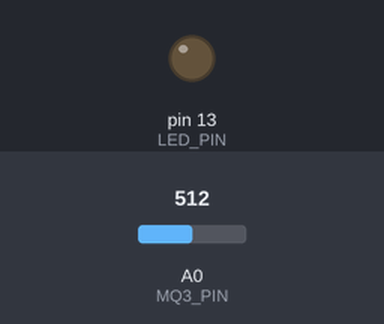
Simulated run of this sketch. Board: Arduino Uno, built with avr-gcc and run on an emulated ATmega328P. On the bench: output pins drawn as LEDs (lit = HIGH). The test bench sets the inputs (shaded band); at power-on: A0 (MQ3_PIN) = 512. What the sketch prints to the serial monitor is not drawn.

Above: at 0.05 s.
Timing chart, 0 to 3.0 s (numbered marks = the images above):
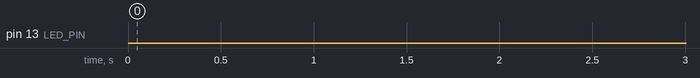

The sketch:

MQ3_testing_csv.ino
```cpp
/*
 * Contactless Breathalyser - Phase Sampler
 * Phases: 0=Baseline, 1=Alcohol Present, 2=Cooldown
 * Sends CSV rows over Serial: timestamp_ms, raw_adc, voltage, phase
 */

const int MQ3_PIN     = A0;
const int LED_PIN     = 13;   // built-in LED blinks during sampling
const int SAMPLE_INTERVAL_MS = 100;  // sample every 100ms

// Phase durations (ms) — adjust as needed
const unsigned long WARMUP_MS   = 20000UL;  // 20s sensor warm-up
const unsigned long BASELINE_MS = 30000UL;  // 30s baseline
const unsigned long ALCOHOL_MS  = 30000UL;  // 30s alcohol exposure
const unsigned long COOLDOWN_MS = 30000UL;  // 30s cooldown

enum Phase { WARMUP, BASELINE, ALCOHOL, COOLDOWN, DONE };
Phase currentPhase = WARMUP;

unsigned long phaseStart    = 0;
unsigned long lastSample    = 0;
unsigned long sampleIndex   = 0;

void setup() {
  Serial.begin(115200);
  pinMode(LED_PIN, OUTPUT);

  Serial.println("# Contactless Breathalyser - Calibration Sampler");
  Serial.println("# Warming up MQ3 sensor (20s)...");
  Serial.println("timestamp_ms,raw_adc,voltage,phase");  // CSV header

  phaseStart = millis();
}

void loop() {
  unsigned long now = millis();
  unsigned long elapsed = now - phaseStart;

  // --- Phase transitions ---
  switch (currentPhase) {
    case WARMUP:
      if (elapsed >= WARMUP_MS) {
        currentPhase = BASELINE;
        phaseStart = now;
        Serial.println("# PHASE: baseline started");
      }
      break;

    case BASELINE:
      if (elapsed >= BASELINE_MS) {
        currentPhase = ALCOHOL;
        phaseStart = now;
        Serial.println("# PHASE: alcohol started — introduce alcohol source now");
      }
      break;

    case ALCOHOL:
      if (elapsed >= ALCOHOL_MS) {
        currentPhase = COOLDOWN;
        phaseStart = now;
        Serial.println("# PHASE: cooldown started — remove alcohol source");
      }
      break;

    case COOLDOWN:
      if (elapsed >= COOLDOWN_MS) {
        currentPhase = DONE;
        Serial.println("# PHASE: done — calibration complete");
      }
      break;

    case DONE:
      digitalWrite(LED_PIN, HIGH);  // steady LED = done
      return;
  }

  // --- Sampling (skip during warm-up) ---
  if (currentPhase != WARMUP && (now - lastSample >= SAMPLE_INTERVAL_MS)) {
    lastSample = now;

    int   raw     = analogRead(MQ3_PIN);
    float voltage = raw * (5.0 / 1023.0);

    // phase label
    const char* label = (currentPhase == BASELINE) ? "baseline"
                      : (currentPhase == ALCOHOL)  ? "alcohol"
                      :                              "cooldown";

    // CSV row
    Serial.print(now);       Serial.print(",");
    Serial.print(raw);       Serial.print(",");
    Serial.print(voltage, 4); Serial.print(",");
    Serial.println(label);

    // blink LED each sample
    digitalWrite(LED_PIN, HIGH);
    delay(50);
    digitalWrite(LED_PIN, LOW);

    sampleIndex++;
  }
}
```
